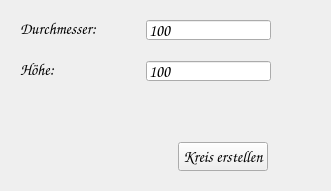
      <widget class="QWidget" name="tab_kreis">
       <property name="minimumSize">
        <size>
         <width>0</width>
         <height>160</height>
        </size>
       </property>
       <property name="maximumSize">
        <size>
         <width>16777215</width>
         <height>220</height>
        </size>
       </property>
       <attribute name="title">
        <string>Kreis erstellen</string>
       </attribute>
       <layout class="QVBoxLayout" name="verticalLayout_2">
        <item>
         <widget class="QWidget" name="wg_durchmesser" native="true">
          <property name="minimumSize">
           <size>
            <width>0</width>
            <height>30</height>
           </size>
          </property>
          <property name="maximumSize">
           <size>
            <width>16777215</width>
            <height>35</height>
           </size>
          </property>
          <layout class="QHBoxLayout" name="horizontalLayout_7">
           <item>
            <widget class="QLabel" name="lb_durchmesser">
             <property name="maximumSize">
              <size>
               <width>200</width>
               <height>50</height>
              </size>
             </property>
             <property name="font">
              <font>
               <family>Comic Sans MS</family>
               <pointsize>12</pointsize>
               <bold>false</bold>
              </font>
             </property>
             <property name="text">
              <string>Durchmesser:</string>
             </property>
             <property name="alignment">
              <set>Qt::AlignmentFlag::AlignLeading|Qt::AlignmentFlag::AlignLeft|Qt::AlignmentFlag::AlignVCenter</set>
             </property>
            </widget>
           </item>
           <item>
            <spacer name="horizontalSpacer_20">
             <property name="orientation">
              <enum>Qt::Orientation::Horizontal</enum>
             </property>
             <property name="sizeType">
              <enum>QSizePolicy::Policy::Fixed</enum>
             </property>
             <property name="sizeHint" stdset="0">
              <size>
               <width>43</width>
               <height>20</height>
              </size>
             </property>
            </spacer>
           </item>
           <item>
            <widget class="QLineEdit" name="le_durchmesser">
             <property name="sizePolicy">
              <sizepolicy hsizetype="Fixed" vsizetype="Fixed">
               <horstretch>0</horstretch>
               <verstretch>0</verstretch>
              </sizepolicy>
             </property>
             <property name="minimumSize">
              <size>
               <width>100</width>
               <height>20</height>
              </size>
             </property>
             <property name="maximumSize">
              <size>
               <width>150</width>
               <height>25</height>
              </size>
             </property>
             <property name="font">
              <font>
               <family>Comic Sans MS</family>
               <pointsize>12</pointsize>
               <bold>false</bold>
              </font>
             </property>
             <property name="text">
              <string>100</string>
             </property>
            </widget>
           </item>
           <item>
            <spacer name="horizontalSpacer_22">
             <property name="orientation">
              <enum>Qt::Orientation::Horizontal</enum>
             </property>
             <property name="sizeHint" stdset="0">
              <size>
               <width>40</width>
               <height>20</height>
              </size>
             </property>
            </spacer>
           </item>
          </layout>
         </widget>
        </item>
        <item>
         <widget class="QWidget" name="wg_z_kreis" native="true">
          <property name="minimumSize">
           <size>
            <width>0</width>
            <height>30</height>
           </size>
          </property>
          <property name="maximumSize">
           <size>
            <width>16777215</width>
            <height>35</height>
           </size>
          </property>
          <layout class="QHBoxLayout" name="horizontalLayout_6">
           <item>
            <widget class="QLabel" name="lb_kreis_hoehe">
             <property name="maximumSize">
              <size>
               <width>200</width>
               <height>50</height>
              </size>
             </property>
             <property name="font">
              <font>
               <family>Comic Sans MS</family>
               <pointsize>12</pointsize>
               <bold>false</bold>
              </font>
             </property>
             <property name="text">
              <string>Höhe:             </string>
             </property>
             <property name="alignment">
              <set>Qt::AlignmentFlag::AlignLeading|Qt::AlignmentFlag::AlignLeft|Qt::AlignmentFlag::AlignVCenter</set>
             </property>
            </widget>
           </item>
           <item>
            <spacer name="horizontalSpacer_21">
             <property name="orientation">
              <enum>Qt::Orientation::Horizontal</enum>
             </property>
             <property name="sizeType">
              <enum>QSizePolicy::Policy::Fixed</enum>
             </property>
             <property name="sizeHint" stdset="0">
              <size>
               <width>40</width>
               <height>20</height>
              </size>
             </property>
            </spacer>
           </item>
           <item>
            <widget class="QLineEdit" name="le_z_kreis">
             <property name="sizePolicy">
              <sizepolicy hsizetype="Fixed" vsizetype="Fixed">
               <horstretch>0</horstretch>
               <verstretch>0</verstretch>
              </sizepolicy>
             </property>
             <property name="minimumSize">
              <size>
               <width>100</width>
               <height>20</height>
              </size>
             </property>
             <property name="maximumSize">
              <size>
               <width>150</width>
               <height>25</height>
              </size>
             </property>
             <property name="font">
              <font>
               <family>Comic Sans MS</family>
               <pointsize>12</pointsize>
               <bold>false</bold>
              </font>
             </property>
             <property name="text">
              <string>100</string>
             </property>
            </widget>
           </item>
           <item>
            <spacer name="horizontalSpacer_23">
             <property name="orientation">
              <enum>Qt::Orientation::Horizontal</enum>
             </property>
             <property name="sizeHint" stdset="0">
              <size>
               <width>40</width>
               <height>20</height>
              </size>
             </property>
            </spacer>
           </item>
          </layout>
         </widget>
        </item>
        <item>
         <spacer name="verticalSpacer">
          <property name="orientation">
           <enum>Qt::Orientation::Vertical</enum>
          </property>
          <property name="sizeHint" stdset="0">
           <size>
            <width>20</width>
            <height>40</height>
           </size>
          </property>
         </spacer>
        </item>
        <item>
         <widget class="QWidget" name="wg_button_kreis" native="true">
          <property name="maximumSize">
           <size>
            <width>16777215</width>
            <height>60</height>
           </size>
          </property>
          <layout class="QHBoxLayout" name="horizontalLayout_5">
           <item>
            <spacer name="horizontalSpacer_4">
             <property name="orientation">
              <enum>Qt::Orientation::Horizontal</enum>
             </property>
             <property name="sizeType">
              <enum>QSizePolicy::Policy::Fixed</enum>
             </property>
             <property name="sizeHint" stdset="0">
              <size>
               <width>158</width>
               <height>20</height>
              </size>
             </property>
            </spacer>
           </item>
           <item>
            <widget class="QPushButton" name="pb_kreis">
             <property name="font">
              <font>
               <family>Comic Sans MS</family>
               <pointsize>12</pointsize>
               <bold>false</bold>
               <kerning>true</kerning>
              </font>
             </property>
             <property name="text">
              <string>Kreis erstellen</string>
             </property>
            </widget>
           </item>
           <item>
            <spacer name="horizontalSpacer_2">
             <property name="orientation">
              <enum>Qt::Orientation::Horizontal</enum>
             </property>
             <property name="sizeHint" stdset="0">
              <size>
               <width>40</width>
               <height>20</height>
              </size>
             </property>
            </spacer>
           </item>
          </layout>
         </widget>
        </item>
       </layout>
      </widget>
